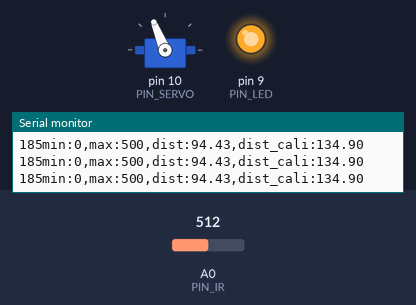
Simulated run of this sketch. Board: Arduino Uno, built with avr-gcc and run on an emulated ATmega328P. Parts: servo, output pins drawn as LEDs (lit = HIGH), the last lines printed to the serial monitor. The inputs (shaded band) are chosen by the test bench; at power-on: A0 (PIN_IR) = 512.

Above: at 1.2 s.
1.3 s: A0 (PIN_IR) set to 371
2.8 s: A0 (PIN_IR) set to 337
At 3.4 s:
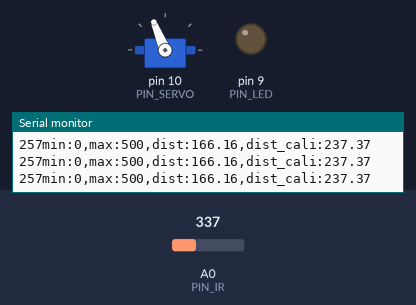
4.3 s: A0 (PIN_IR) set to 252
7.3 s: A0 (PIN_IR) set to 233
At 7.9 s:
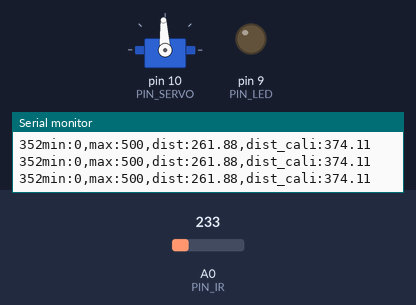
8.8 s: A0 (PIN_IR) set to 511
At 9.9 s:
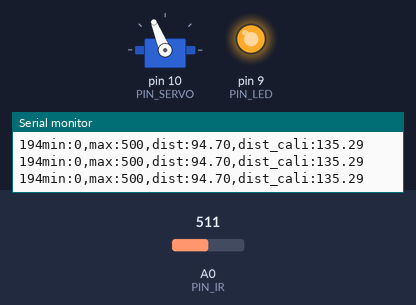
10.3 s: A0 (PIN_IR) set to 306
At 11.1 s:
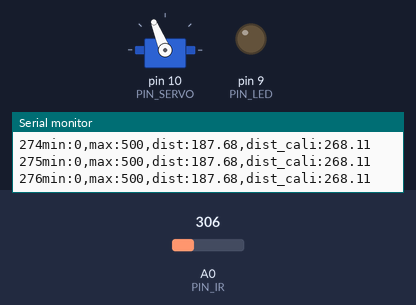
Timing chart, 0 to 12.8 s (numbered marks = the images above; inputs shaded):
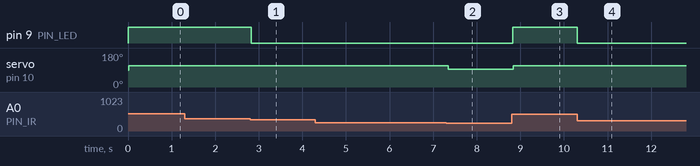

Measured:
- the behaviour switches between 354 and 353 on A0 (PIN_IR) (found by bisection; images 0 and 1)
- the behaviour switches between 243 and 242 on A0 (PIN_IR) (found by bisection; images 1 and 2)
- after the input at 2.8 s, pin 9 (PIN_LED): HIGH → LOW at once
- after the input at 7.3 s, servo on pin 10 (PIN_SERVO): 112° → 93° after 0.05 s
- after the input at 8.8 s, pin 9 (PIN_LED): LOW → HIGH at once; servo on pin 10 (PIN_SERVO): 93° → 112° at once
- after the input at 10.3 s, pin 9 (PIN_LED): HIGH → LOW at once

The sketch:

21_bbc_20203066.ino
```cpp
// Arduino pin assignment
#include <Servo.h>
#define PIN_IR A0
#define PIN_LED 9
#define PIN_SERVO 10

#define _DIST_ALPHA 0.1

Servo myservo;

float alpha;

int dist_ema = 0;
int a, b; // unit: mm

void setup() {
// initialize GPIO pins
  alpha = _DIST_ALPHA;
  myservo.attach(PIN_SERVO);
  pinMode(PIN_LED,OUTPUT);
  digitalWrite(PIN_LED, 1);

// initialize serial port
  Serial.begin(57600);


  a = 70;
  b = 280;
}

float ir_distance(void){ // return value unit: mm
  float val;
  float volt = float(analogRead(PIN_IR));
  val = ((6762.0/(volt-9.0))-4.0) * 10.0;
  return val;
}

void loop() {
  float raw_dist = ir_distance();
  float dist_cali = 100 + 300.0 / (b - a) * (raw_dist - a);

  dist_ema = alpha*raw_dist+(1-alpha)*dist_ema;

  Serial.print(map(dist_ema,0,400,100,500));
  Serial.print("min:0,max:500,dist:");
  Serial.print(raw_dist);
  Serial.print(",dist_cali:");
  Serial.println(dist_cali);
  if(raw_dist > 156 && raw_dist <280) digitalWrite(PIN_LED, 0);
  else digitalWrite(PIN_LED, 255);
  delay(20);


  if(raw_dist > 250){
    myservo.writeMicroseconds(1500);
    delay(10);

  }
  else{
    myservo.writeMicroseconds(1700);
    delay(10);


  }

}
```
